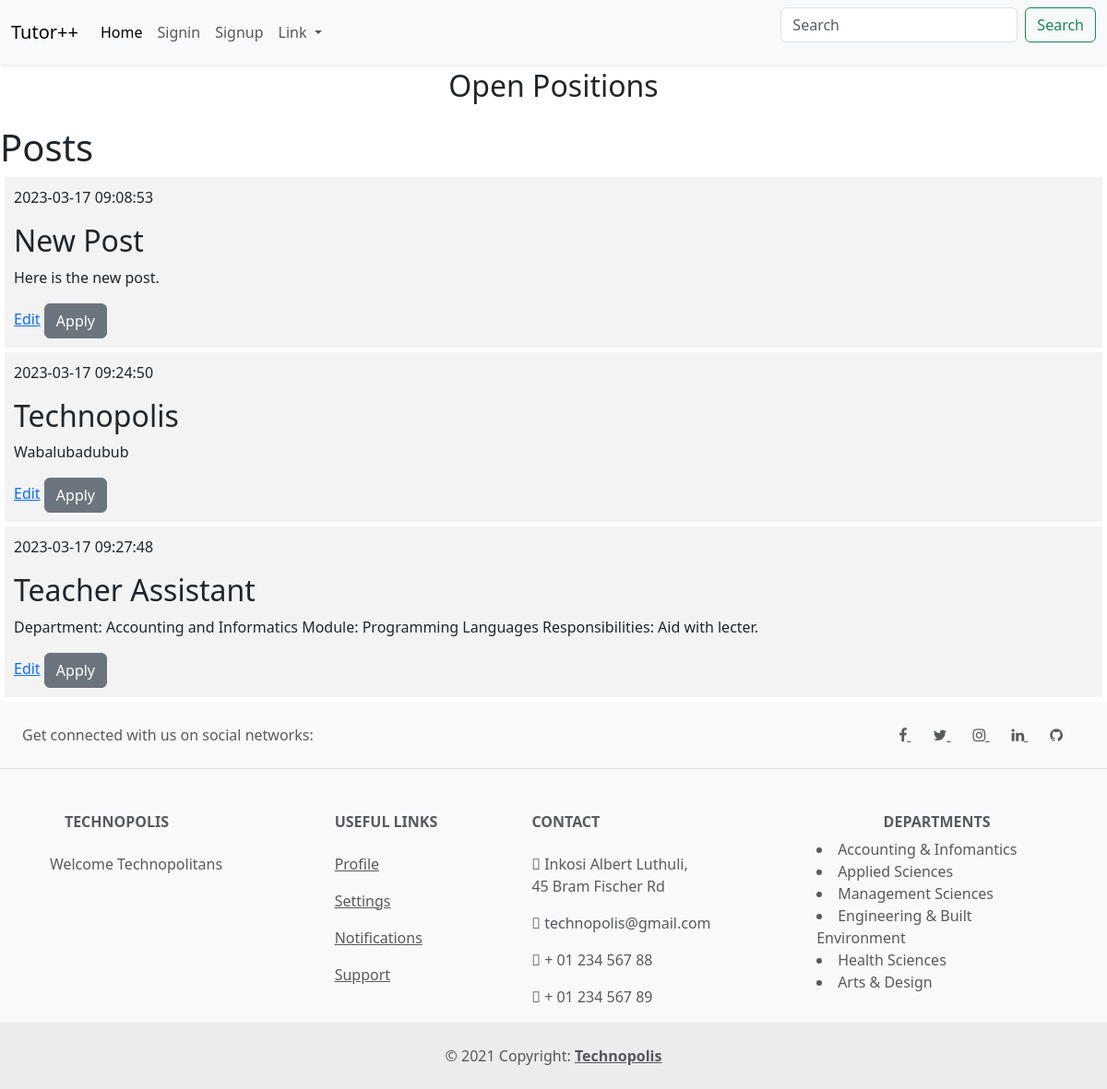
The page /index on the database as committed earlier.
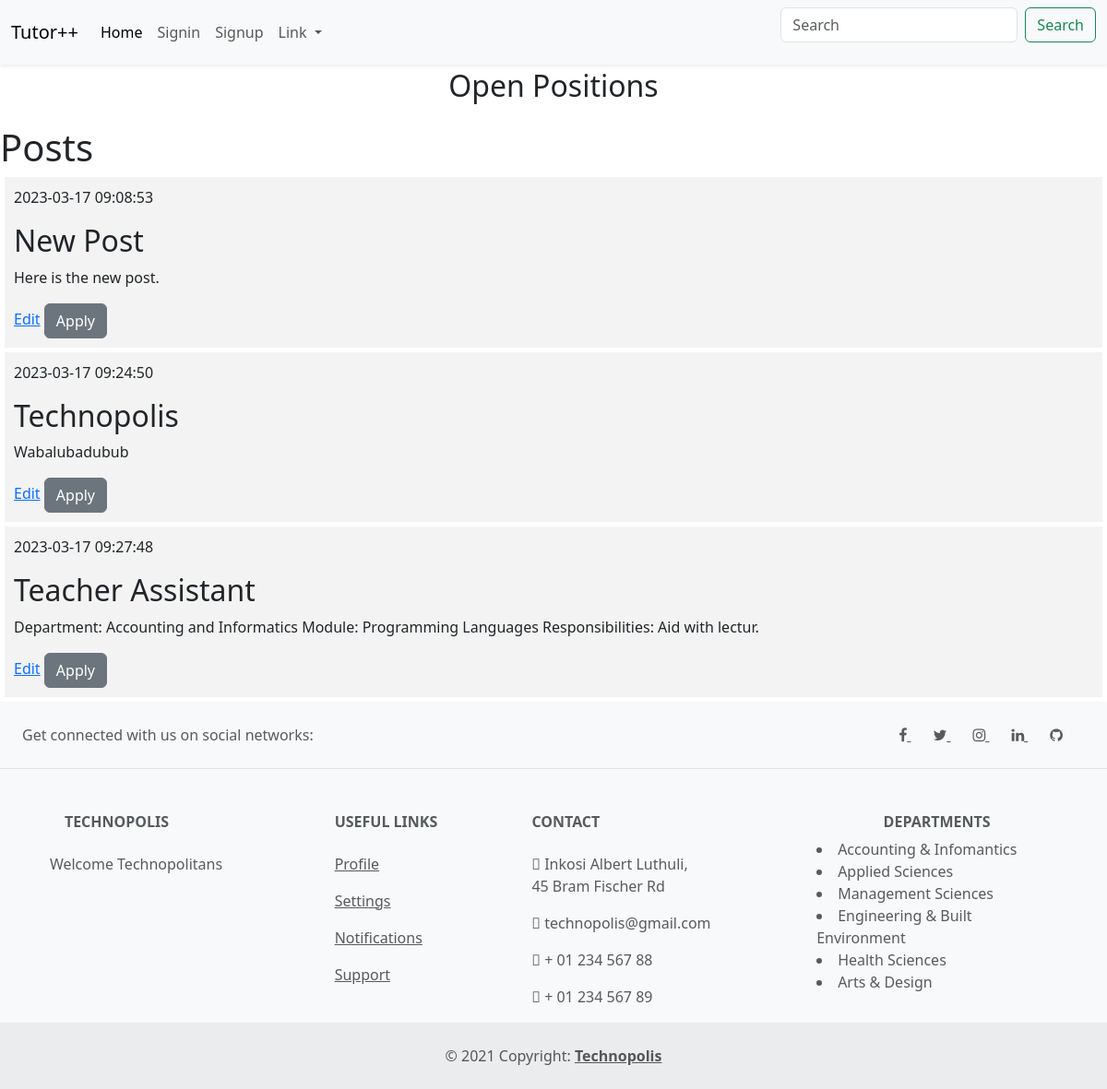
The same page on the database as committed later.
### tables this page shows
CREATE TABLE posts (
    id INTEGER PRIMARY KEY AUTOINCREMENT,
    created TIMESTAMP NOT NULL DEFAULT CURRENT_TIMESTAMP,
    title TEXT NOT NULL,
    content TEXT NOT NULL
);

### app.py (the view)
@app.route('/index')
def index():
    conn = get_db_connection()
    posts = conn.execute('SELECT * FROM posts').fetchall()
    conn.close()
    return render_template('index.html', posts=posts)

### app.py (called while the page is built)
def get_db_connection():
    conn = sqlite3.connect('database.db')
    conn.row_factory = sqlite3.Row
    return conn

### templates/index.html
{% extends 'availpositions.html' %}
{% block content %}
    <h1>{% block title %} Posts {% endblock %}</h1>
    {% for post in posts %}
        <div class='post'>
            <p>{{ post['created'] }}</p>
            <h2>{{ post['title'] }}</h2>
            <p>{{ post['content'] }}</p>
            <a href="{{ url_for('edit', id=post['id'] )}}">Edit</a>
            <a href="mailto:dut4Ipinboard@dut.a.za?subject=Application for {{post['title']}}" type="button" class="btn btn-secondary">Apply</a>
        </div>
    {% endfor %}
{% endblock %}

### templates/availpositions.html (shortened to what this page needs)
<DOCTYPE! html>
  <html>
    <head>
  <link href="https://cdn.jsdelivr.net/npm/bootstrap@5.3.0-alpha1/dist/css/bootstrap.min.css" rel="stylesheet">
  </head>
    <body>
      {% include 'nav.html' %}
      <h2 class="text-center mt-2 mb-4">Open Positions</h2>
      <div class="content">
        {% block content %} {% endblock %}
      </div>
      {% include 'footer.html' %}
    </body>
  </html>

### templates/nav.html (shortened to what this page needs)
<nav class="navbar shadow-sm navbar-expand-lg bg-body-tertiary fixed-top">
  <div class="container-fluid">
    <a class="navbar-brand" href="https://technopolis.sansprogram.repl.co">Tutor++</a>
    <div class="collapse navbar-collapse" id="navbarScroll">
      <ul class="navbar-nav me-auto my-2 my-lg-0 navbar-nav-scroll" style="--bs-scroll-height: 100px;">
        <li class="nav-item">
          <a class="nav-link active" aria-current="page" href="https://technopolis.sansprogram.repl.co">Home</a>
        </li>
        <li class="nav-item">
          <a class="nav-link" href="https://technopolis.sansprogram.repl.co/login/">Signin</a>
        </li>
        <li class="nav-item">
          <a class="nav-link" href=https://technopolis.sansprogram.repl.co/signup/>Signup</a>
        </li></br>
        <li class="nav-item dropdown">
          <a class="nav-link dropdown-toggle" href="#"  data-bs-toggle="dropdown" aria-expanded="true">
            Link
          </a>
        </li>
      </ul>
      <form class="d-flex" role="search">
        <input class="form-control me-2" type="search" placeholder="Search" aria-label="Search">
        <button class="btn btn-outline-success" type="submit">Search</button>
      </form>
    </div>
  </div>
</nav>
<div style="height: 66px"></div>

### templates/footer.html (shortened to what this page needs)
<footer class="text-center text-lg-start bg-light text-muted">
  <section class="d-flex justify-content-center justify-content-lg-between p-4 border-bottom">
    <div class="me-5 d-none d-lg-block">
      <span>Get connected with us on social networks:</span>
    </div>
    <link rel="stylesheet" href="https://cdnjs.cloudflare.com/ajax/libs/font-awesome/4.7.0/css/font-awesome.min.css">
    <div>
      <a href="https://facebook.com" class="me-4 text-reset">
        <i class="fa fa-facebook"></i>
      </a>
      <a href="https://twitter.com" class="me-4 text-reset">
        <i class="fa fa-twitter"></i>
      </a>
      <a href="https://instagram.com" class="me-4 text-reset">
        <i class="fa fa-instagram"></i>
      </a>
      <a href="https://za.linkedin.com" class="me-4 text-reset">
        <i class="fa fa-linkedin"></i>
      </a>
      <a href="https://github.com" class="me-4 text-reset">
        <i class="fa fa-github"></i>
      </a>
    </div>
  </section>
  <section class="">
    <div class="container text-center text-md-start mt-5">
      <div class="row mt-3">
        <div class="col-md-3 col-lg-4 col-xl-3 mx-auto mb-4">
          <h6 class="text-uppercase fw-bold mb-4">
            Technopolis
          </h6>
          <p>
            Welcome Technopolitans
          </p>
        </div>
        <div class="col-md-3 col-lg-2 col-xl-2 mx-auto mb-4">
          <h6 class="text-uppercase fw-bold mb-4">
            Useful links
          </h6>
          <p>
            <a href="https://technopolis.sansprogram.repl.co/myprofile" class="text-reset">Profile</a>
          </p>
          <p>
            <a href="#!" class="text-reset">Settings</a>
          </p>
          <p>
            <a href="#!" class="text-reset">Notifications</a>
          </p>
          <p>
            <a href="#!" class="text-reset">Support</a>
          </p>
        </div>
        <div class="col-md-4 col-lg-3 col-xl-3 mx-auto mb-md-0 mb-4">
          <h6 class="text-uppercase fw-bold mb-4">Contact</h6>
          <p><i class="fas fa-home mb-4"></i> Inkosi Albert Luthuli,<br> 45 Bram Fischer Rd</p>
          <p>
            <i class="fas fa-envelope mb-4"></i>
            technopolis@gmail.com
          </p>
          <p><i class="fas fa-phone mb-4"></i> + 01 234 567 88</p>
          <p><i class="fas fa-print mb-4 "></i> + 01 234 567 89</p>
        </div>
        <div class="col-md-5 col-lg-3 col-xl-3 mx-auto mb-md-0 mb-4">
          <h6 class="text-center text-uppercase fw-bold">Departments</h6>
            <li>Accounting & Infomantics</li>
            <li>Applied Sciences</li>
            <li>Management Sciences</li>
            <li>Engineering & Built Environment</li>
            <li>Health Sciences</li>
            <li>Arts & Design</li>
        </div>
      </div>
    </div>
  </section>
  <div class="text-center p-4" style="background-color: rgba(0, 0, 0, 0.05);">
    © 2021 Copyright:
    <a class="text-reset fw-bold" href="https://mdbootstrap.com/">Technopolis</a>
  </div>
</footer>

### templates/availpositions.html (style rules this page uses)
.post { padding: 10px; margin: 5px; background-color: #f3f3f3 }

Rows that differ between the two databases and show on the page:
changed posts "Teacher Assistant": content "Department: Accounting and Informatics Module: Programming Languages Responsibilities: Aid with lecter." → "Department: Accounting and Informatics Module: Programming Languages Responsibilities: Aid with lectur."
